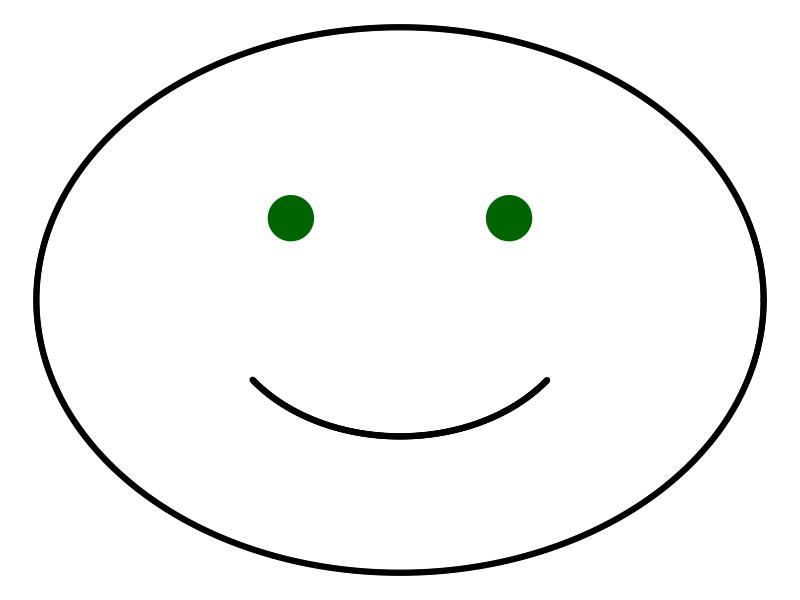

Here is the R script that generated this plot:
## ---- chunk 1
knitr::opts_chunk$set(echo = TRUE)
## ---- chunk 2
x <- 5
## ---- chunk 3
x
## ---- chunk 4
print(x)
## ---- chunk 5
x + 7
## ---- chunk 6
x <- x + 7
x
## ---- chunk 7
class(x)
## ---- chunk 8
textObj <- "text"
class(textObj)
## ---- chunk 9
xSupp5 <- x > 5
xInf5 <- x < 5

xSupp5
xInf5
## ---- chunk 10
class(xSupp5)
## ---- chunk 11
xFac <- as.factor(x)
class(xFac)
## ---- chunk 12
vec1 <- c(1,2,3,4,5,6,7,8,9,10)
vec1
length(vec1)
class(vec1)
## ---- chunk 13
vec1[5]
## ---- chunk 14
vec1[which(vec1 < 4)]
## ---- chunk 15
data1 <- data.frame(
  x1 = 1:10, x2 = 1:10,
  x3 = 1:10, x4 = 1:10,
  x5 = 1:10, x6 = 1:10,
  x7 = 1:10, x8 = 1:10,
  x9 = 1:10, x10 = 1:10
)
## ---- chunk 16
dim(data1)
## ---- chunk 17
data1[5,5]
## ---- chunk 18
data1[5,]
## ---- chunk 19
data1[,5]
## ---- chunk 20
data1$x5
## ---- chunk 21
DiffSumProduct <- function(num1, num2) { # Fonction à deux arguments
  sum <- num1 + num2      # Calcul de la somme
  product <- num1 * num2 # Calcul du produit
  diff <- sum - product  # Différence
  return(diff)           # Valeur retournée
}
## ---- chunk 22
DiffSumProduct(5, 7)
## ---- chunk 23
data1$diffSumProduct <- DiffSumProduct(data1$x1, data1$x2)
data1$diffSumProduct
## ---- chunk 24
library(ggplot2)
## ---- chunk 25
ggplot() +
  geom_point(aes(x = cos(seq(0, 2*pi, length.out = 1000)),
                 y = sin(seq(0, 2*pi, length.out = 1000)))) +
  geom_point(aes(x = c(-0.3, 0.3), y = c(0.3, 0.3)), size = 15, color = "darkgreen") +
  geom_point(aes(x = 0.5*cos(seq(0, 2*pi, length.out = 1000))[600:900],
                 y = 0.5*sin(seq(0, 2*pi, length.out = 1000))[600:900])) +
  theme_void()
